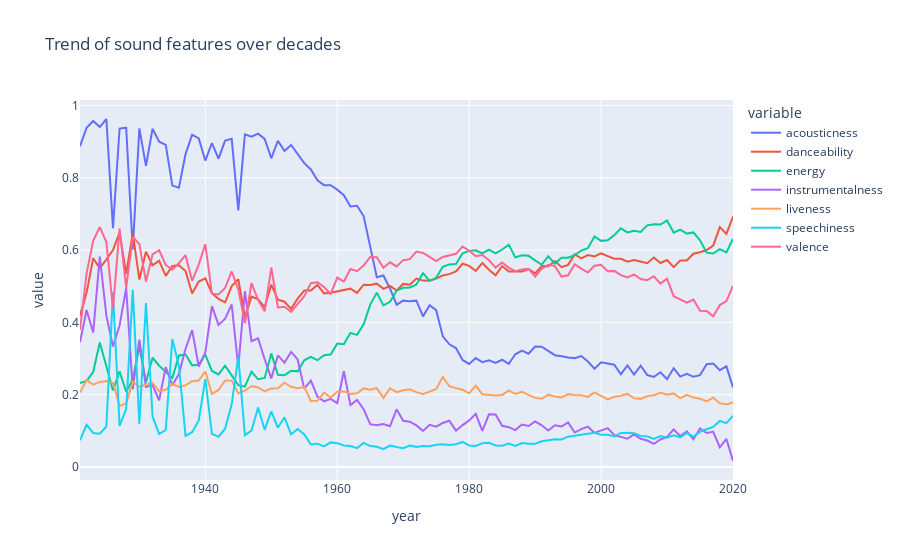

Here is the notebook cell this chart was saved with:
### Code cell
sound_features = ['acousticness', 'danceability', 'energy', 'instrumentalness', 'liveness', 'speechiness', 'valence']
fig = px.line(year_data, x='year', y=sound_features, title='Trend of sound features over decades')
fig.show()
